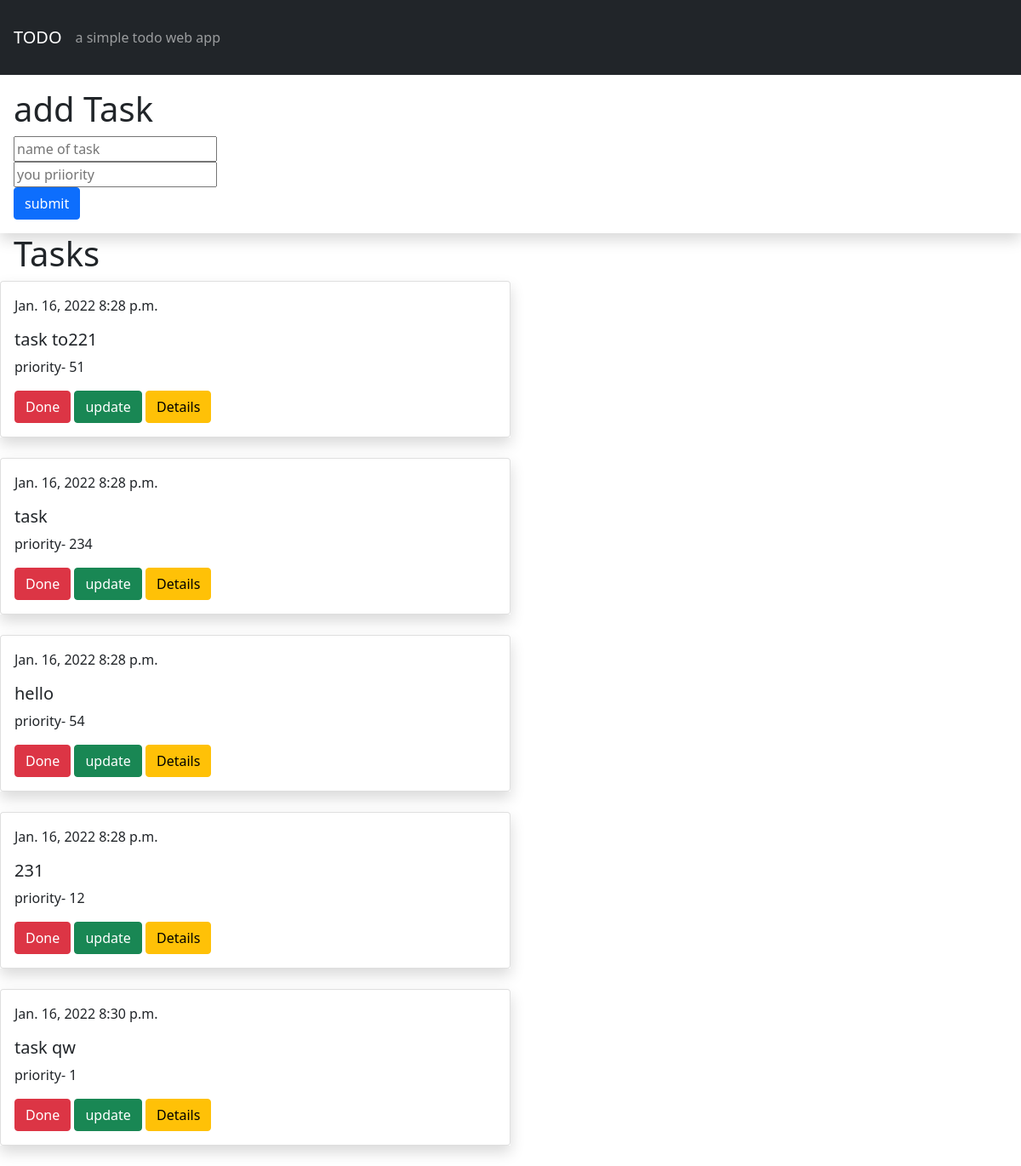
Before: / with the older database file.
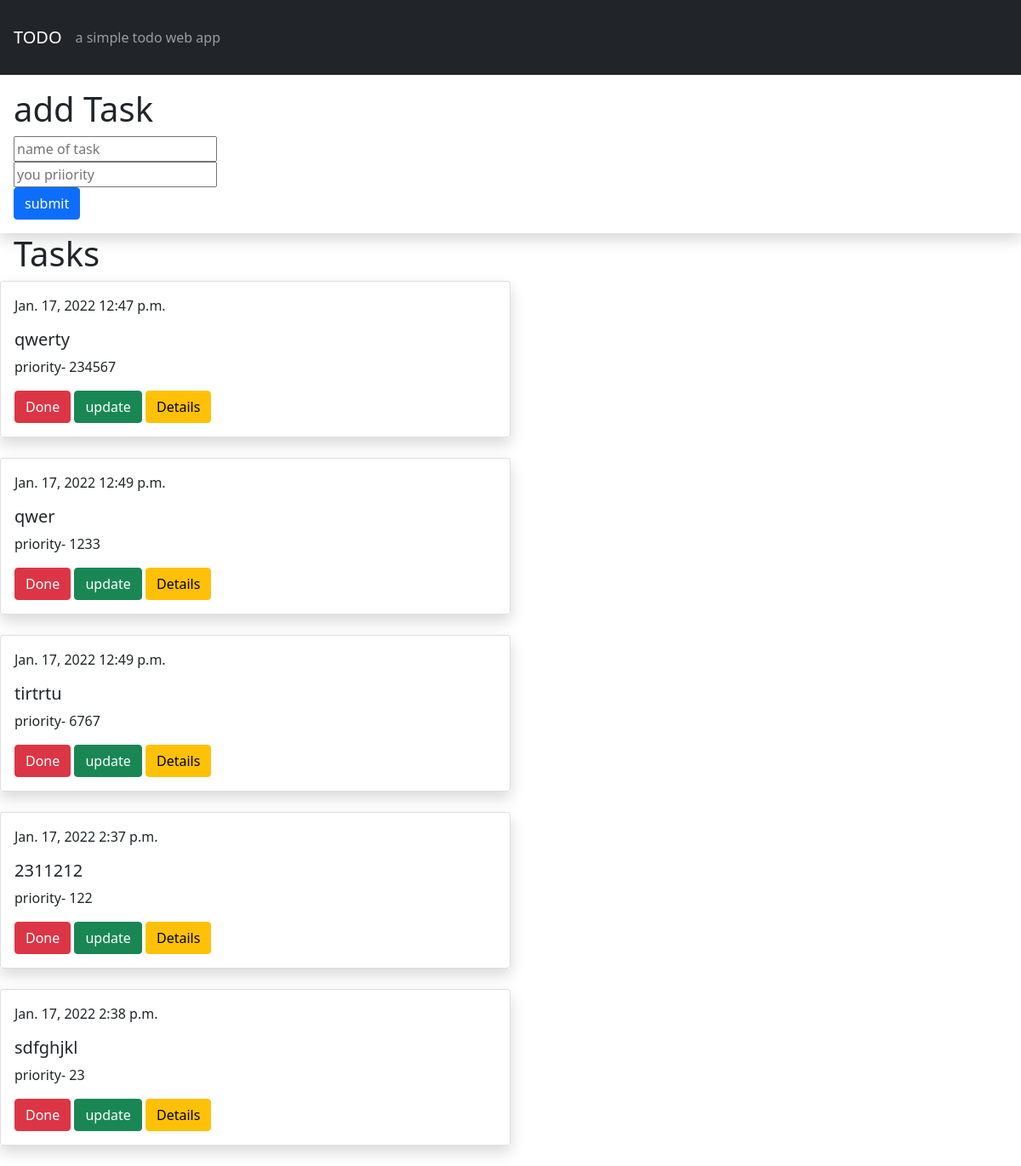
After: the same page with the newer database file.
### todo_app/models.py (models this page shows, shortened)
class Task(models.Model):
    title=models.CharField(max_length=100)
    priority=models.IntegerField()
    date=models.DateField(default=datetime.date.today)
    time=models.TimeField(default=datetime.datetime.now)

### todo_app/views.py (the view)
# urls.py: path('',TaskListView.as_view(),name='TaskListView'),  #generic class based view
class TaskListView(ListView):
    model=Task
    template_name='task_view.html'
    context_object_name='task'

### todo_app/templates/task_view.html (shortened to what this page needs)
{% extends 'base.html' %}
{% block content %}
<form action="add/" method="post" class="p-3 shadow">
    <h1>add Task</h1>
    <input type="text" name="title" placeholder="name of task" id=""><br>
    <input type="number" name="priority" placeholder="you priiority" id=""><br>
    <input type="submit" value="submit" class="btn btn-primary">
</form>
<h1 class="mx-3">Tasks</h1>
{% for i in task %}
<div class="col-sm-6 shadow">
    <div class="card">
        <div class="card-body">
            <p>{{i.date}} {{i.time}}</p>
            <h5 class="card-title">{{i.title}}</h5>
            <p class="card-text">priority- {{i.priority}}</p>
            <a href="done/{{i.id}}" class="btn btn-danger">Done</a>
            <a href="update/{{i.id}}" class="btn btn-success">update</a>
            <a href="/{{i.id}}" class="btn btn-warning">Details</a>
        </div>
    </div>
</div>
<br>
{% endfor %}
{% endblock %}

### todo_app/templates/base.html (shortened to what this page needs)
<!DOCTYPE html>
<html lang="en">
<head>
    <link rel="stylesheet" href="https://cdn.jsdelivr.net/npm/bootstrap@5.1.3/dist/css/bootstrap.min.css"
>
</head>
<body class="">
    <nav class="navbar navbar-expand-lg navbar-dark bg-dark">
        <a class="navbar-brand m-3" href="#">TODO</a>
        <div class="" id="">
            <span class="navbar-text">
                a simple todo web app
            </span>
        </div>
    </nav>
    {% block content %}
    {% endblock %}
</body>
</html>

Changed rows visible on the page:
removed Task: date "Jan. 16, 2022", time "8:28 p.m.", title "task to221", priority "51"
removed Task: date "Jan. 16, 2022", time "8:28 p.m.", title "task", priority "234"
removed Task: date "Jan. 16, 2022", time "8:28 p.m.", title "hello", priority "54"
removed Task: date "Jan. 16, 2022", time "8:28 p.m.", title "231", priority "12"
removed Task: date "Jan. 16, 2022", time "8:30 p.m.", title "task qw", priority "1"
added Task: date "Jan. 17, 2022", time "12:47 p.m.", title "qwerty", priority "234567"
added Task: date "Jan. 17, 2022", time "12:49 p.m.", title "qwer", priority "1233"
added Task: date "Jan. 17, 2022", time "12:49 p.m.", title "tirtrtu", priority "6767"
added Task: date "Jan. 17, 2022", time "2:37 p.m.", title "2311212", priority "122"
added Task: date "Jan. 17, 2022", time "2:38 p.m.", title "sdfghjkl", priority "23"
